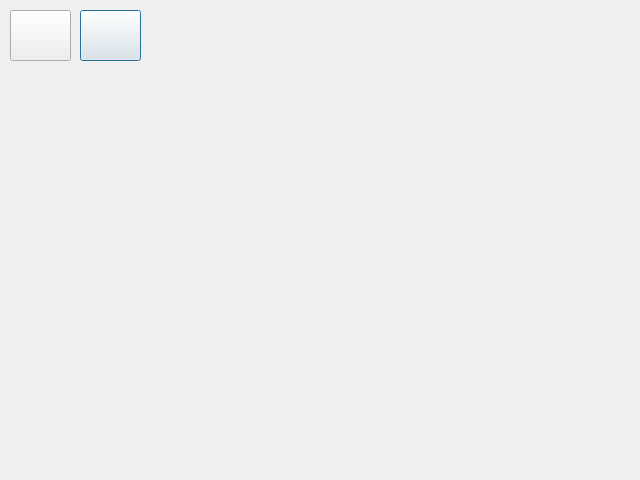
<?xml version="1.0" encoding="UTF-8"?>
<ui version="4.0">
 <class>ScreenMap</class>
 <widget class="QDialog" name="ScreenMap">
  <property name="geometry">
   <rect>
    <x>0</x>
    <y>0</y>
    <width>640</width>
    <height>480</height>
   </rect>
  </property>
  <property name="windowTitle">
   <string>Dialog</string>
  </property>
  <property name="modal">
   <bool>true</bool>
  </property>
  <widget class="QPushButton" name="btnBack">
   <property name="geometry">
    <rect>
     <x>10</x>
     <y>10</y>
     <width>61</width>
     <height>51</height>
    </rect>
   </property>
   <property name="autoFillBackground">
    <bool>false</bool>
   </property>
   <property name="text">
    <string/>
   </property>
   <property name="icon">
    <iconset theme="back"/>
   </property>
   <property name="autoDefault">
    <bool>false</bool>
   </property>
   <property name="default">
    <bool>true</bool>
   </property>
   <property name="flat">
    <bool>false</bool>
   </property>
  </widget>
  <widget class="QLabel" name="label">
   <property name="geometry">
    <rect>
     <x>160</x>
     <y>20</y>
     <width>461</width>
     <height>31</height>
    </rect>
   </property>
   <property name="font">
    <font>
     <pointsize>20</pointsize>
    </font>
   </property>
   <property name="text">
    <string/>
   </property>
   <property name="alignment">
    <set>Qt::AlignCenter</set>
   </property>
  </widget>
  <widget class="QPushButton" name="btnHome">
   <property name="geometry">
    <rect>
     <x>80</x>
     <y>10</y>
     <width>61</width>
     <height>51</height>
    </rect>
   </property>
   <property name="autoFillBackground">
    <bool>false</bool>
   </property>
   <property name="text">
    <string/>
   </property>
   <property name="icon">
    <iconset theme="go-home"/>
   </property>
   <property name="autoDefault">
    <bool>false</bool>
   </property>
   <property name="default">
    <bool>true</bool>
   </property>
   <property name="flat">
    <bool>false</bool>
   </property>
  </widget>
  <widget class="QLabel" name="labelImg">
   <property name="geometry">
    <rect>
     <x>10</x>
     <y>80</y>
     <width>621</width>
     <height>381</height>
    </rect>
   </property>
   <property name="text">
    <string/>
   </property>
   <property name="alignment">
    <set>Qt::AlignCenter</set>
   </property>
  </widget>
 </widget>
 <resources/>
 <connections/>
</ui>
